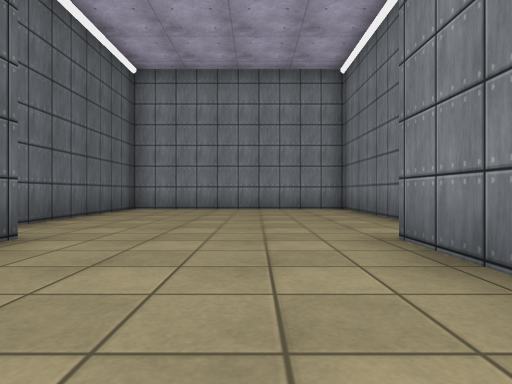
View 1 (above)

20 first-person views from a walk through a Unity game level. The camera is 0.49 m above the floor, looks level and sees 75° across. The floor is counted in squares, 1 m on a side. Each view is taken from the middle of a square. On the plan, view 1 faces up. The plan holds only what a view shows up to about 9 squares ahead; the rest is blank. The place goes on beyond the plan. The player character is not drawn. Some animated figures are left out. Surface patterns are stand-ins for the level's own textures.

View 2
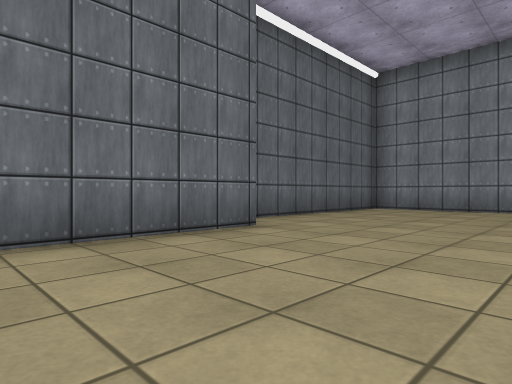

View 3
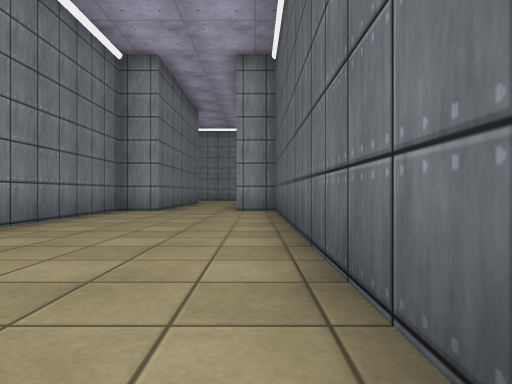

View 4
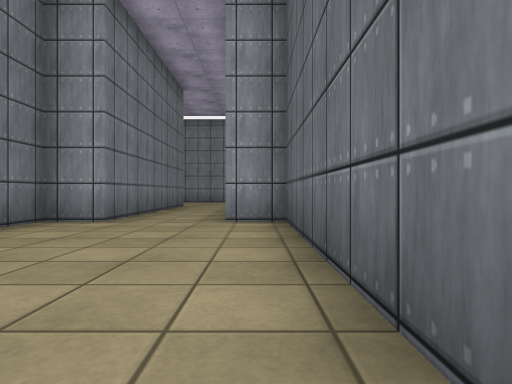

View 5
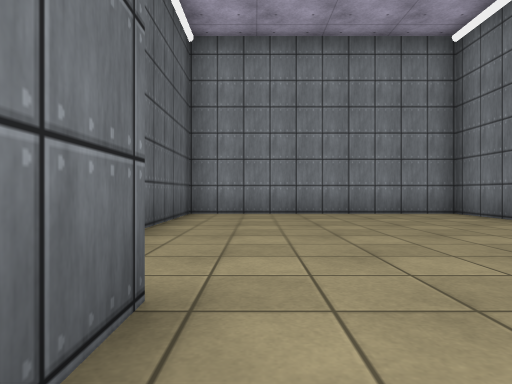

View 6
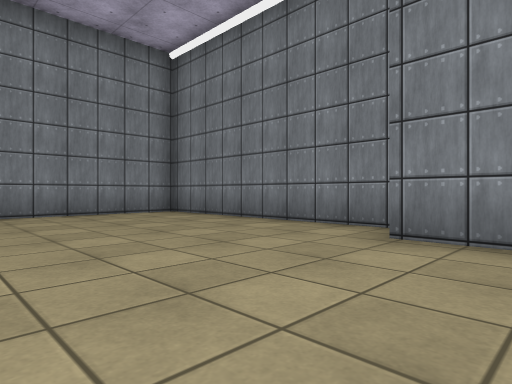

View 7
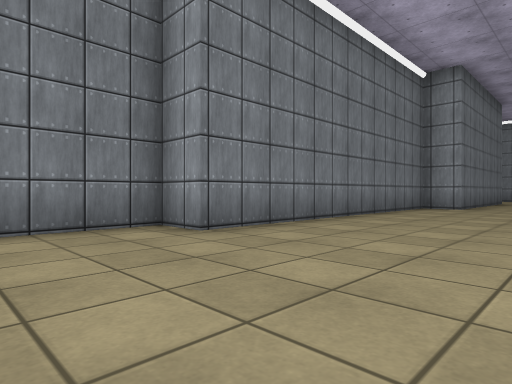

View 8
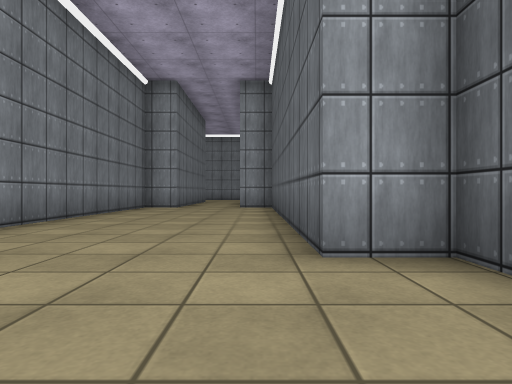

View 9
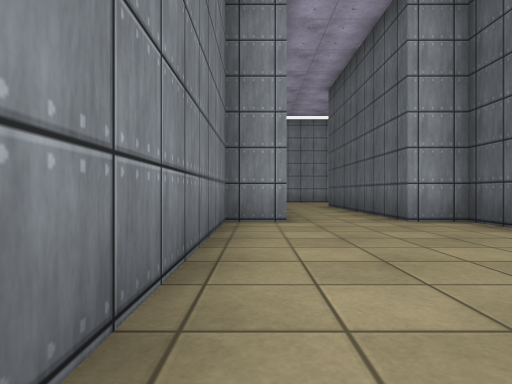

View 10
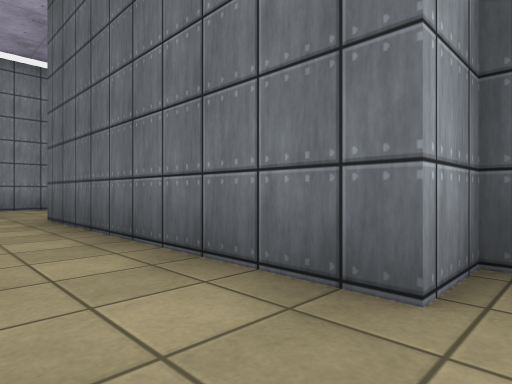

View 11
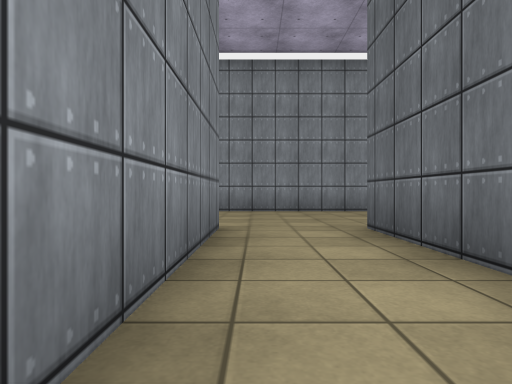

View 12
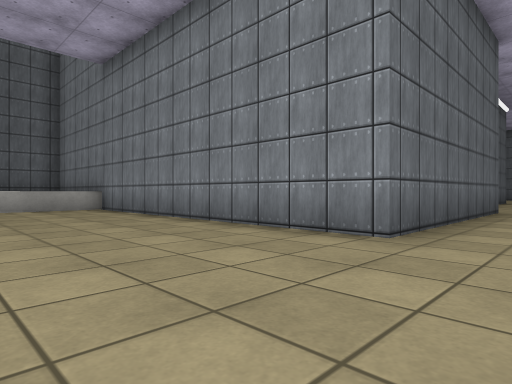

View 13
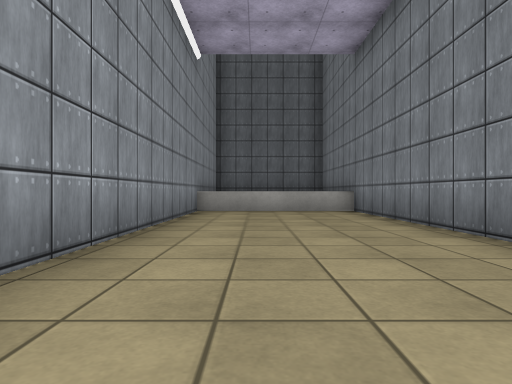

View 14
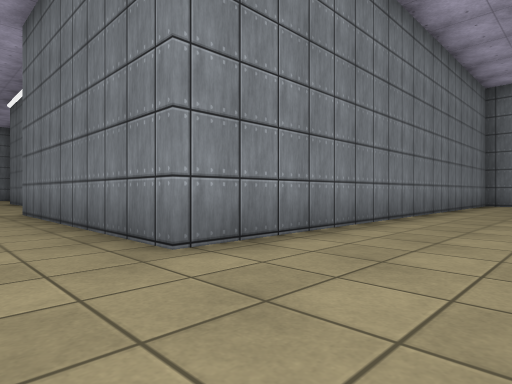

View 15
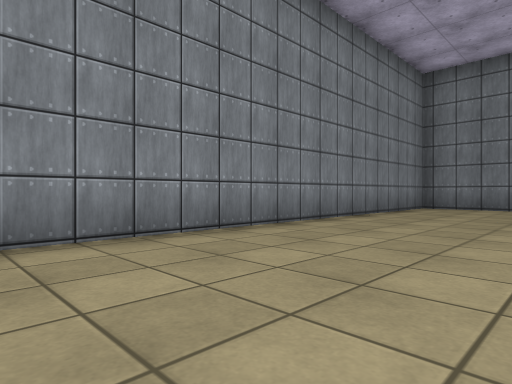

View 16
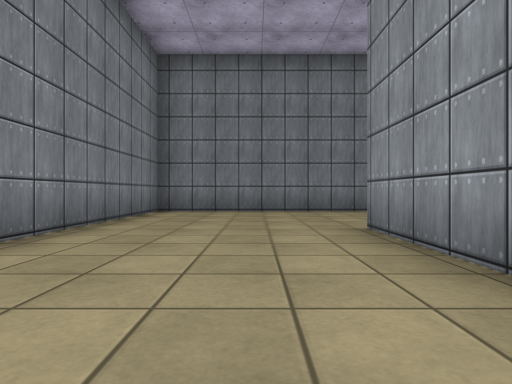

View 17
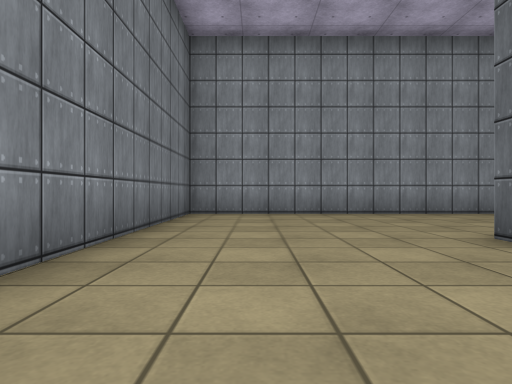

View 18
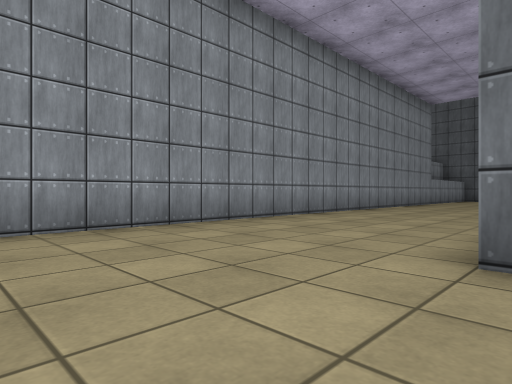

View 19
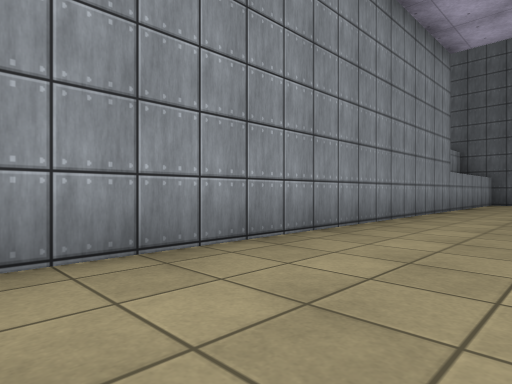

View 20
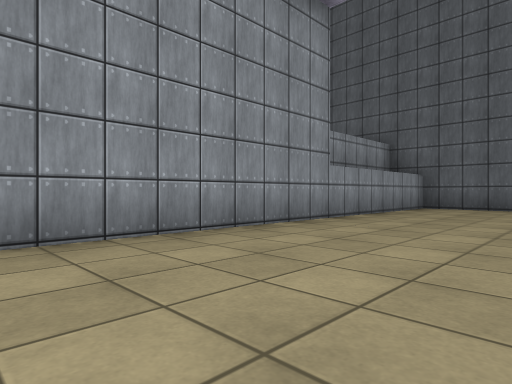

### Floor plan
Points are (right, up) in squares from view 1. A wall is a line through its corners. A room is listed if a view was taken in it or the views show most of it. See-through windows are left out.
Room 1 (views 1, 2, 3, 4, 5, 6, 7, 8, 9, 10)
walls: (0.5, -4.5) (1.5, -4.5) (1.5, 3.5) (2.5, 3.5) (2.5, 9.5) (-3.5, 9.5) (-3.5, 3.5) (-2.5, 3.5) (-2.5, -4.5) (-1.5, -4.5)
ways out: opening at (-0.5, -5) to room 2
Room 2 (views 11, 12, 13, 14, 15, 16, 17, 18, 19, 20)
walls: (5.9, -14.5) (8.5, -14.5); (-1.5, -4.5) (-1.5, -10.5) (-10, -10.5); (-7.2, -19.5) (12.5, -19.5) (12.5, -10.5) (0.5, -10.5) (0.5, -4.5); (-8.5, -17.4) (-8.5, -18.2); (-10, -14.5) (1, -14.5); (-9.5, -10.5) (-9.5, -14.5)
ways out: opening at (-0.5, -5) to room 1

Where each view was taken, in squares from view 1:
view 1: 0 up, 0 right, facing up
view 2: 0 up, 1 right, facing up-left
view 3: 4 up, 2 left, facing down
view 4: 1 up, 2 left, facing down
view 5: 2 up, 2 left, facing up
view 6: 2 up, 2 left, facing up-right
view 7: 6 up, 2 left, facing down-right
view 8: 6 up, 2 left, facing down
view 9: 1 up, 1 right, facing down
view 10: 4 down, 0 right, facing down-left
view 11: 6 down, 0 right, facing down
view 12: 14 down, 0 right, facing up-left
view 13: 13 down, 1 left, facing left
view 14: 13 down, 1 left, facing up-right
view 15: 14 down, 2 right, facing up-right
view 16: 13 down, 4 right, facing right
view 17: 12 down, 11 right, facing down
view 18: 15 down, 11 right, facing down-left
view 19: 17 down, 6 right, facing down-left
view 20: 16 down, 2 right, facing down-left
